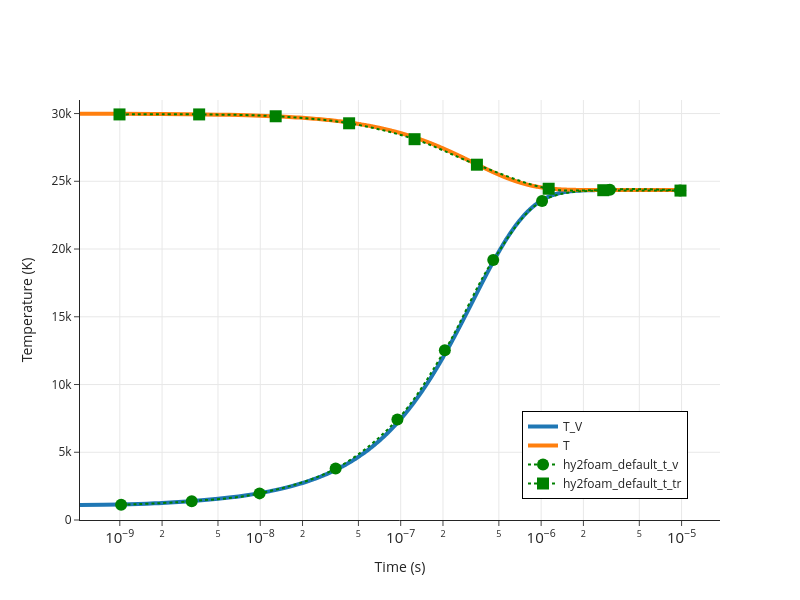

The notebook cell saved with this chart:
### Code cell
from plotly import graph_objects as go
import pandas as pd

def _extract_prim(U, em):
    prim = extract_primitives_from_U(U, em)
    return prim.Y_s, prim.rho, prim.T, prim.Tv, prim.p

extract_primitives_from_U_jitted = jax.jit(_extract_prim)

_, _, T, T_V, _ = jax.vmap(extract_primitives_from_U_jitted, in_axes=(0, None))(
    U_field, equation_manager
)

fig = go.Figure()

fig.add_trace(
    go.Scatter(
        x=t,
        y=T_V[:, 0],
        mode="lines",
        name="T_V",
        line=dict(shape="spline", smoothing=1.0, width=4),
    )
)
fig.add_trace(
    go.Scatter(
        x=t,
        y=T[:, 0],
        mode="lines",
        name="T",
        line=dict(dash="solid", shape="spline", smoothing=1.0, width=4),
    )
)

fig.add_hline(y=7623.3, name="T_eq Casseau", line_dash="dash", line_color="black")

# Load and plot hy2foam_default reference traces from CSV
csv_path = "/home/hhoechter/tum/jaxfluids_internship/experiments/heatbath_0d_casseau/casseau_figure_3_3.csv"
df = pd.read_csv(csv_path, skiprows=1)

with open(csv_path, "r") as f:
    header_line = f.readline().strip()
dataset_names = [name for name in header_line.split(",") if name]

for i, name in enumerate(dataset_names):
    if "hy2foam_default" not in name:
        continue

    x_col = i * 2
    y_col = i * 2 + 1

    if x_col >= len(df.columns) or y_col >= len(df.columns):
        continue

    x_data = pd.to_numeric(df.iloc[:, x_col], errors="coerce").dropna().values
    y_data = pd.to_numeric(df.iloc[:, y_col], errors="coerce").dropna().values

    min_len = min(len(x_data), len(y_data))

    fig.add_trace(
        go.Scatter(
            x=x_data[:min_len],
            y=y_data[:min_len] * 1000,
            mode="markers+lines",
            line=dict(color="green", dash="dot", smoothing=1.0, shape="spline"),
            name=name,
            marker=dict(color="green", symbol="circle" if "_t_v" in name else "square" if "_t_tr" in name else "circle", size=12),
        )
    )

fig.update_xaxes(type="log", exponentformat="power", showexponent="all", showgrid=True)
fig.update_yaxes(range=[0, 31000], showgrid=True)
fig.update_layout(
    template="simple_white",
    xaxis_title="Time (s)",
    yaxis_title="Temperature (K)",
    legend=dict(
        x=0.95,
        y=0.05,
        xanchor="right",
        yanchor="bottom",
        borderwidth=1,
        bordercolor="black",
    ),
    showlegend=True,
    width=800,
    height=600,
)
fig.show()
fig.update_layout(
    title=None,
    width=800,
    height=800,
    margin=dict(t=10, b=100, l=80, r=10),
    xaxis=dict(title_font=dict(size=22), tickfont=dict(size=18), tickangle=45),
    yaxis=dict(title_font=dict(size=22), tickfont=dict(size=18)),
    legend=dict(
        font=dict(size=18),
        x=0.5,
        y=-0.25,
        xanchor="center",
        yanchor="top",
        borderwidth=1,
        bordercolor="white",
        orientation="h",
    ),
)
fig.write_image(
    "/home/hhoechter/tum/jaxfluids_internship/experiments/heatbath_0d_casseau/21.pdf"
)

### Figure 1 — Plotly figure (JSON) as saved in the notebook; plotly's stock layout.template omitted (floating-point values rounded to 4 significant figures; data arrays with more than 128 entries replaced by an {"elided": "..."} marker saying what was removed)
{"data": [{"line": {"shape": "spline", "smoothing": 1, "width": 4}, "mode": "lines", "name": "T_V", "type": "scatter", "x": {"elided": "10001 float values"}, "y": {"elided": "10001 float values"}}, {"line": {"dash": "solid", "shape": "spline", "smoothing": 1, "width": 4}, "mode": "lines", "name": "T", "type": "scatter", "x": {"elided": "10001 float values"}, "y": {"elided": "10001 float values"}}, {"line": {"color": "green", "dash": "dot", "shape": "spline", "smoothing": 1}, "marker": {"color": "green", "size": 12, "symbol": "circle"}, "mode": "markers+lines", "name": "hy2foam_default_t_v", "type": "scatter", "x": [1.022e-09, 3.253e-09, 9.886e-09, 3.442e-08, 9.475e-08, 2.062e-07, 4.559e-07, 1.016e-06, 3.086e-06, 9.767e-06], "y": [1119.0, 1392.0, 1965.0, 3793.0, 7423.0, 12530.0, 19180.0, 23550.0, 24370.0, 24310.0]}, {"line": {"color": "green", "dash": "dot", "shape": "spline", "smoothing": 1}, "marker": {"color": "green", "size": 12, "symbol": "square"}, "mode": "markers+lines", "name": "hy2foam_default_t_tr", "type": "scatter", "x": [9.951e-10, 3.673e-09, 1.288e-08, 4.293e-08, 1.255e-07, 3.489e-07, 1.131e-06, 2.769e-06, 9.823e-06], "y": [29940.0, 29940.0, 29800.0, 29280.0, 28110.0, 26220.0, 24450.0, 24340.0, 24310.0]}], "layout": {"height": 600, "legend": {"bordercolor": "black", "borderwidth": 1, "x": 0.95, "xanchor": "right", "y": 0.05, "yanchor": "bottom"}, "shapes": [{"line": {"color": "black", "dash": "dash"}, "name": "T_eq Casseau", "type": "line", "x0": 0, "x1": 1, "xref": "x domain", "y0": 7623.0, "y1": 7623.0, "yref": "y"}], "showlegend": true, "width": 800, "xaxis": {"exponentformat": "power", "showexponent": "all", "showgrid": true, "title": {"text": "Time (s)"}, "type": "log"}, "yaxis": {"range": [0, 31000], "showgrid": true, "title": {"text": "Temperature (K)"}}}}
